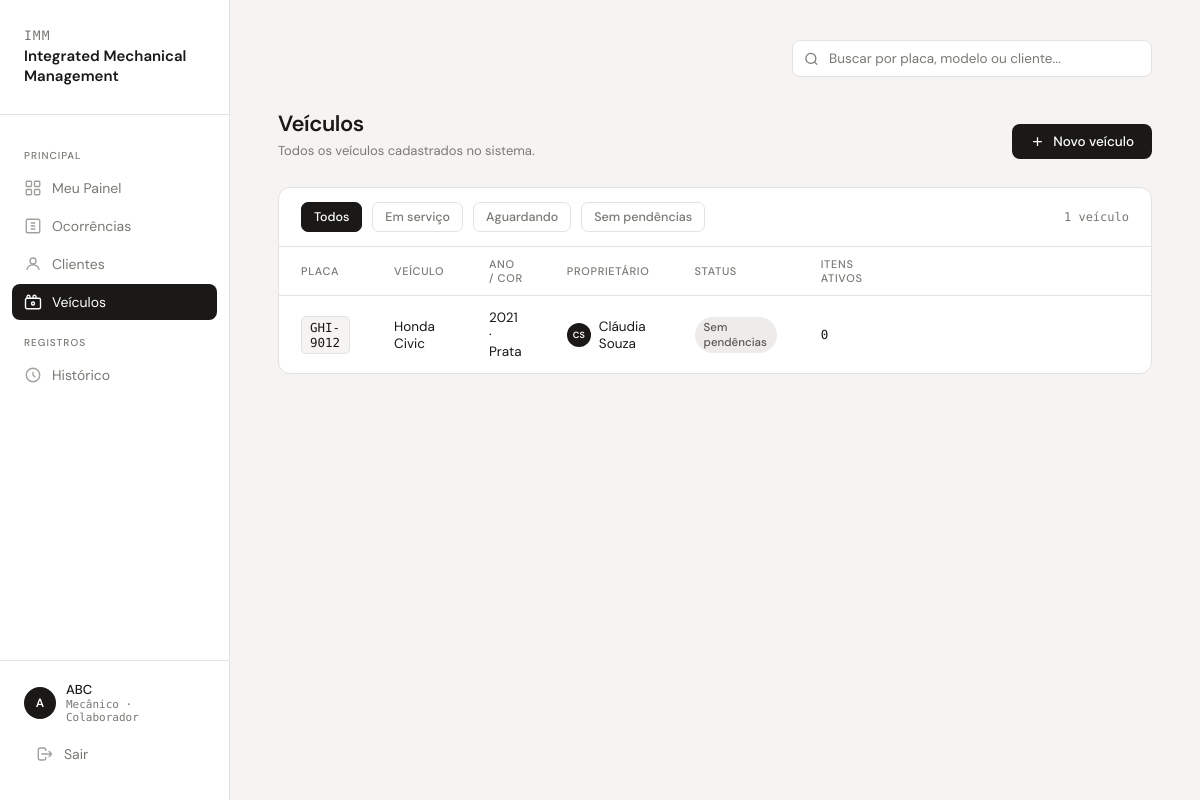
The app's page /colaborador/veiculos.php (signed in) with its own data.
### tables this page shows
CREATE TABLE `veiculo` (
  `id` char(36) NOT NULL DEFAULT uuid(),
  `placa` varchar(10) NOT NULL,
  `ano` int(11) NOT NULL,
  `cor` varchar(10) NOT NULL,
  `idModelo` char(36) NOT NULL,
  `idCliente` char(36) NOT NULL
);

CREATE TABLE `marca` (
  `id` char(36) NOT NULL DEFAULT uuid(),
  `nome` varchar(100) NOT NULL
);

CREATE TABLE `modelo` (
  `id` char(36) NOT NULL DEFAULT uuid(),
  `nome` varchar(100) NOT NULL,
  `idMarca` char(36) NOT NULL
);

CREATE TABLE `cliente` (
  `id` char(36) NOT NULL DEFAULT uuid(),
  `nome` varchar(100) NOT NULL,
  `cpf` varchar(11) NOT NULL,
  `email` varchar(100) NOT NULL,
  `senha` varchar(100) NOT NULL,
  `telefone` varchar(15) DEFAULT NULL,
  `endereco` varchar(200) NOT NULL
);

### colaborador/veiculos.php (the view, shortened to what this page needs)
<?php
require __DIR__ . '/../includes/app.php';
$busca     = trim($_GET['q'] ?? '');
$where = [];
$params = [];
$veiculos = db_all("SELECT v.id, v.placa, v.ano, v.cor, v.idCliente, mo.nome AS modelo, ma.id AS idMarca, ma.nome AS marca,
                           c.nome AS cliente, c.cpf,
                           " . SQL_STATUS_ATIVO . " AS statusAtivo,
                           (SELECT p.numero FROM protocolo p WHERE p.idVeiculo = v.id
                            AND p.status IN ('ABERTO','EM_ATENDIMENTO') ORDER BY p.numero DESC LIMIT 1) AS protocoloAtivo,
                           (SELECT COUNT(*) FROM itemocorrencia i JOIN protocolo p ON p.idOcorrencia = i.idOcorrencia
                            WHERE p.idVeiculo = v.id AND p.status IN ('ABERTO','EM_ATENDIMENTO')) AS itensAtivos
                    FROM veiculo v
                    JOIN modelo mo ON mo.id = v.idModelo
                    JOIN marca ma  ON ma.id = mo.idMarca
                    JOIN cliente c ON c.id = v.idCliente"
                  . ($where ? ' WHERE ' . implode(' AND ', $where) : '') . ' ORDER BY v.placa', $params);
?>
<!DOCTYPE html>
<html lang="pt-BR">
<head>
</head>
<body>
<main>
  <div class="topbar">
    <div class="search-wrap">
      <input class="search-input" type="text" id="search" value="<?= e($busca) ?>" placeholder="Buscar por placa, modelo ou cliente..." oninput="filterTable(this.value)"/>
    </div>
  </div>
  <div class="page-header">
    <div>
      <div class="page-title">Veículos</div>
      <div class="page-sub">Todos os veículos cadastrados no sistema.</div>
    </div>
    <button class="btn-primary" onclick="openModal()">
      <svg viewBox="0 0 24 24" fill="none" stroke="currentColor" stroke-width="2"><path d="M12 5v14M5 12h14"/></svg>
      Novo veículo
    </button>
  </div>
  <div class="table-card">
    <div class="table-toolbar">
      <button class="filter-btn active" onclick="setFilter('all',this)">Todos</button>
      <button class="filter-btn" onclick="setFilter('prog',this)">Em serviço</button>
      <button class="filter-btn" onclick="setFilter('open',this)">Aguardando</button>
      <button class="filter-btn" onclick="setFilter('done',this)">Sem pendências</button>
      <span class="table-count" id="vcount"><?= plural(count($veiculos), 'veículo', 'veículos') ?></span>
    </div>
    <table>
      <thead>
        <tr>
          <th>Placa</th>
          <th>Veículo</th>
          <th>Ano / Cor</th>
          <th>Proprietário</th>
          <th>Status</th>
          <th>Itens ativos</th>
          <th></th>
        </tr>
      </thead>
      <tbody id="vtable-body">
        <?php foreach ($veiculos as $v): $st = status_veiculo($v['statusAtivo']); ?>
        <tr data-status="<?= $st[0] ?>">
          <td><span class="td-plate"><?= e($v['placa']) ?></span></td>
          <td><?= e($v['marca'] . ' ' . $v['modelo']) ?></td>
          <td><?= e($v['ano'] . ' · ' . $v['cor']) ?></td>
          <td><div class="owner-chip"><div class="o-avatar"><?= e(initials($v['cliente'])) ?></div><?= e($v['cliente']) ?></div></td>
          <td><?= badge($st) ?></td>
          <td style="font-family:'DM Mono',monospace;font-size:12.5px;"><?= (int)$v['itensAtivos'] ?></td>
          <td></td>
        </tr>
        <?php endforeach; ?>
      </tbody>
    </table>
  </div>
</main>
</body>
</html>

### includes/app.php (shortened to what this page needs)
<?php
require __DIR__ . '/db.php';
require __DIR__ . '/layout.php';
function db_exec(string $sql, array $params = []): mysqli_stmt {
    global $conn;
    $stmt = $conn->prepare($sql);
    $stmt->execute();
    return $stmt;
}
function db_all(string $sql, array $params = []): array {
    return db_exec($sql, $params)->get_result()->fetch_all(MYSQLI_ASSOC);
}
function e($s): string { return htmlspecialchars((string)$s, ENT_QUOTES, 'UTF-8'); }
function initials(string $nome): string {
    $parts = preg_split('/\s+/', trim($nome));
    $i = mb_strtoupper(mb_substr($parts[0] ?? '', 0, 1));
    if (count($parts) > 1) $i .= mb_strtoupper(mb_substr(end($parts), 0, 1));
    return $i;
}
function plural(int $n, string $sing, string $plur): string { return $n . ' ' . ($n === 1 ? $sing : $plur); }
function status_veiculo(?string $statusProtocoloAtivo): array {
    return match ($statusProtocoloAtivo) {
        'EM_ATENDIMENTO' => ['prog', 'Em serviço'],
        'ABERTO'         => ['open', 'Aguardando'],
        default          => ['done', 'Sem pendências'],
    };
}
function badge(array $st): string { return '<span class="badge ' . e($st[0]) . '">' . e($st[1]) . '</span>'; }

### colaborador/veiculos.php (style rules this page uses)
*, *::before, *::after { box-sizing: border-box; margin: 0; padding: 0; }
:root { --bg: #F5F4F2; --surface: #FFFFFF; --border: #E4E2DE; --text: #1A1917; --muted: #7A7872; --sidebar-w: 230px; --tag-open: #E8F2EC; --tag-open-t: #2D7A4F; --tag-prog: #FEF4E4; --tag-prog-t: #A05A00; --tag-done: #EDECEA; --tag-done-t: #5A5750; }
body { font-family: 'DM Sans', sans-serif; background: var(--bg); color: var(--text); display: flex; min-height: 100vh; }
main { margin-left: var(--sidebar-w); flex: 1; padding: 40px 48px; }
.topbar { display: flex; align-items: center; justify-content: flex-end; gap: 12px; margin-bottom: 32px; }
.search-wrap { position: relative; flex: 1; max-width: 360px; }
.search-input { width: 100%; border: 1px solid var(--border); border-radius: 8px; padding: 9px 12px 9px 36px; font-size: 13.5px; font-family: inherit; background: var(--surface); color: var(--text); outline: none; transition: border-color 0.15s; }
.search-input::placeholder { color: var(--muted); }
.page-header { display: flex; align-items: flex-end; justify-content: space-between; margin-bottom: 28px; }
.page-title { font-size: 22px; font-weight: 600; letter-spacing: -0.02em; }
.page-sub { font-size: 13px; color: var(--muted); margin-top: 4px; }
.btn-primary { display: inline-flex; align-items: center; gap: 8px; padding: 9px 18px; background: var(--text); color: #fff; border: none; border-radius: 8px; font-family: inherit; font-size: 13.5px; font-weight: 500; cursor: pointer; transition: opacity 0.15s; }
.btn-primary svg { width: 15px; height: 15px; }
.table-card { background: var(--surface); border: 1px solid var(--border); border-radius: 12px; overflow: hidden; }
.table-toolbar { padding: 14px 22px; border-bottom: 1px solid var(--border); display: flex; align-items: center; gap: 10px; }
.filter-btn { padding: 6px 12px; border: 1px solid var(--border); border-radius: 7px; background: transparent; font-family: inherit; font-size: 12.5px; font-weight: 500; color: var(--muted); cursor: pointer; transition: all 0.15s; }
.filter-btn.active, .filter-btn:hover { background: var(--text); color: #fff; border-color: var(--text); }
.table-count { margin-left: auto; font-size: 12px; color: var(--muted); font-family: 'DM Mono', monospace; }
table { width: 100%; border-collapse: collapse; }
thead th { text-align: left; font-size: 11px; font-weight: 500; color: var(--muted); letter-spacing: 0.06em; text-transform: uppercase; padding: 10px 22px; border-bottom: 1px solid var(--border); }
tbody tr { transition: background 0.1s; cursor: pointer; }
tbody td { padding: 13px 22px; font-size: 13.5px; border-bottom: 1px solid var(--border); vertical-align: middle; }
tbody tr:last-child td { border-bottom: none; }
.td-plate { font-family: 'DM Mono', monospace; font-size: 12.5px; background: var(--bg); padding: 3px 8px; border-radius: 5px; border: 1px solid var(--border); display: inline-block; }
.badge { display: inline-flex; align-items: center; font-size: 11.5px; font-weight: 500; padding: 3px 9px; border-radius: 20px; }
.badge.done { background: var(--tag-done); color: var(--tag-done-t); }
.owner-chip { display: flex; align-items: center; gap: 8px; }
.o-avatar { width: 24px; height: 24px; border-radius: 50%; background: var(--text); color: #fff; font-size: 9px; font-weight: 600; display: flex; align-items: center; justify-content: center; flex-shrink: 0; }

### records on screen
veiculo: placa "GHI-9012", marca.nome "Honda Civic", ano+cor "2021 · Prata", idCliente.nome "CS", idCliente.nome "Cláudia Souza", itensAtivos "0"

### other values on screen
$secao "PRINCIPAL"
$rotulo "Meu Painel"
$rotulo "Ocorrências"
$rotulo "Clientes"
$rotulo "Veículos"
$secao "REGISTROS"
$rotulo "Histórico"
initials($u['nome']) "A"
$u['nome'] "ABC"
rotulo_perfil($u) "Mecânico · Colaborador"
plural(count($veiculos), 'veículo', 'veículos') "1 veículo"
